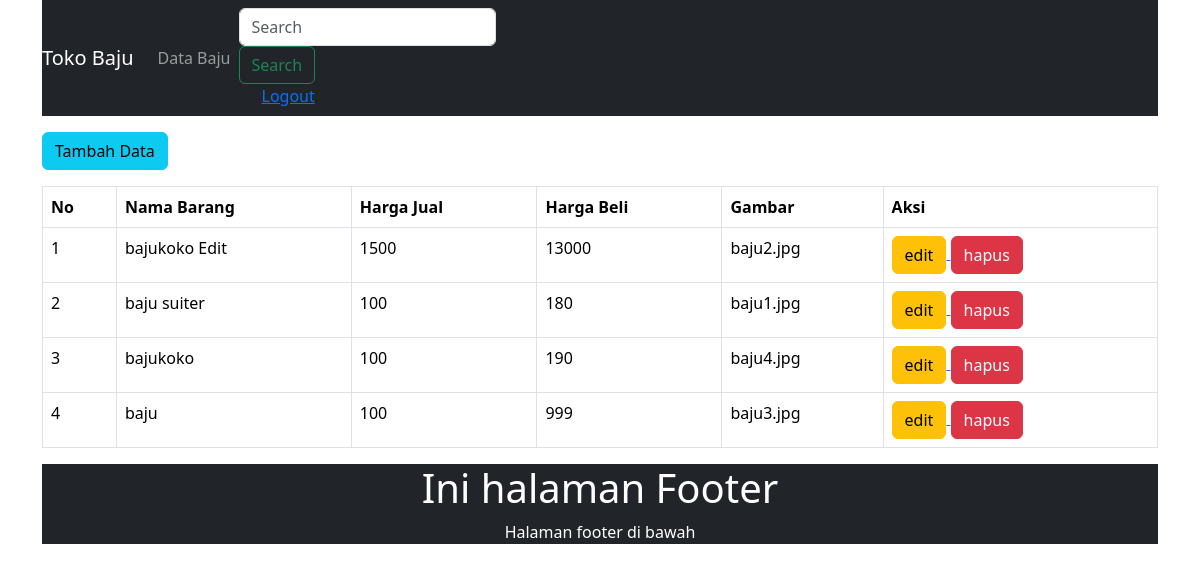
Page /utama.php on the committed database.
### tables this page shows
CREATE TABLE `table_barang` (
  `id_barang` int(11) NOT NULL,
  `Nama_barang` varchar(50) NOT NULL,
  `Harga_jual` int(11) NOT NULL,
  `Harga_beli` int(11) NOT NULL,
  `gambar` varchar(250) NOT NULL
);

### utama.php (the view, shortened to what this page needs)
<!doctype html>
<html>
<head>
    <link rel="stylesheet" href="bootstrap/css/bootstrap.min.css">
</head>
<body>
    <div class="container">
    <?php include 'navbar.php'; ?>
        <a href="tambah.php" class="btn btn-info mt-3">Tambah Data</a>
        <table class="table table-bordered mt-3">
            <thead>
                <tr>
                    <th>No</th>
                    <th>Nama Barang</th>
                    <th>Harga Jual</th>
                    <th>Harga Beli</th>
                    <th>Gambar</th>
                    <th>Aksi</th>
                </tr>
            </thead>
            <tbody>
                <?php
                require 'setting.php';
                $query = "SELECT * FROM table_barang";
                $sql = mysqli_query($koneksi, $query);
                $no = 1;
                while ($data = mysqli_fetch_object($sql)) {
                ?>
                    <tr>
                        <td> <?php echo $no++; ?> </td>
                        <td> <?php echo $data->Nama_barang; ?> </td>
                        <td> <?php echo $data->Harga_jual; ?> </td>
                        <td> <?php echo $data->Harga_beli; ?> </td>
                        <td> <?php echo $data->gambar; ?> </td>
                        <td>
                            <a href="edit.php?id_barang=<?= $data->id_barang; ?>">
                                <input type="submit" value="edit" class="btn btn-warning">
                            </a>
                            <a href="hapus.php?id_barang=<?= $data->id_barang ?>">
                                <input type="submit" value="hapus" onclick="confirm('yakin hapus data?')" class="btn btn-danger">
                            </a>
                        <?php
                    }
                        ?>
                        </td>
                    </tr>
            </tbody>
        </table>
        <?php include 'footer.php' ?>
    </div>
</body>
</html>

### navbar.php (shortened to what this page needs)
<nav class="navbar navbar-expand-lg navbar-dark bg-dark">
  <a class="navbar-brand" href="index.php">Toko Baju</a>
  <div class="collapse navbar-collapse" id="navbarSupportedContent">
    <ul class="navbar-nav mr-auto">
      <li class="nav-item">
        <a class="nav-link" href="utama.php">Data Baju</a>
      </li>
    </ul>
    <form class="form-inline my-2 my-lg-0">
      <input class="form-control mr-sm-2" type="search" placeholder="Search" aria-label="Search">
      <button class="btn btn-outline-success my-2 my-sm-0" type="submit">Search</button>
      <li class="navbar-nav me-auto mb-2 mb-lg-0">
        <li class="nav-item">
          <a class="nav-lingk" href="login.php">Logout</a>
        </li>
      </li>
    </form>
  </div>
</nav>

### footer.php
<footer>
    <div class="card-body bg-dark">
        <h1 style="color: white;text-align: center;">Ini halaman Footer</h1>
        <p style="color: white; text-align: center;">Halaman footer di bawah</p>
    </div>
</footer>

### rows in the picture
table_barang: Nama_barang "bajukoko Edit", Harga_jual "1500", Harga_beli "13000", gambar "baju2.jpg"
table_barang: Nama_barang "baju suiter", Harga_jual "100", Harga_beli "180", gambar "baju1.jpg"
table_barang: Nama_barang "bajukoko", Harga_jual "100", Harga_beli "190", gambar "baju4.jpg"
table_barang: Nama_barang "baju", Harga_jual "100", Harga_beli "999", gambar "baju3.jpg"
